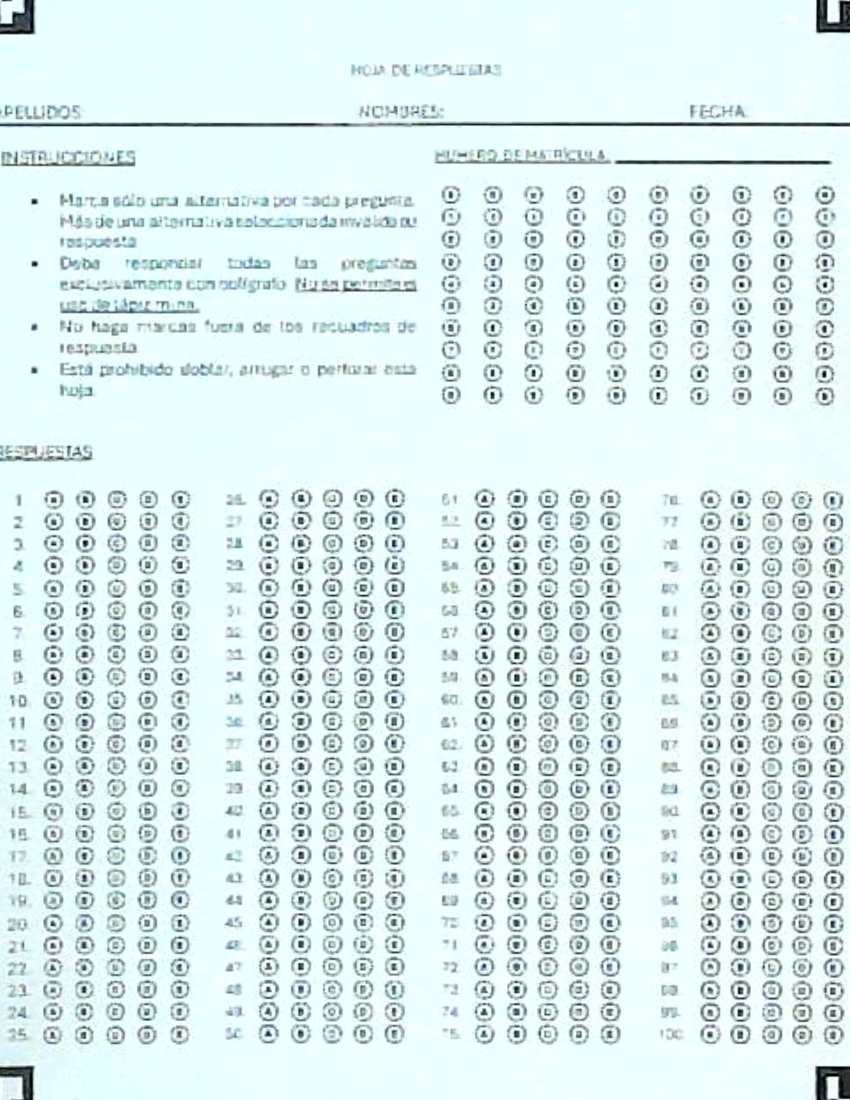
#> input picture calibration_image.jpg, 1700 x 2200 px (shown at 1/2 size)
$ python calibration_tool.py
#> lines starting #> are read from the running program, lines starting #| are printed output that depends on the picture; after the words box and inside, x2 and y2 are one past the last pixel; in counts of white or black regions, pixels touching at a corner belong together
"""
Herramienta de calibración para detectar posiciones de círculos en la hoja de respuestas.

Este script permite marcar manualmente puntos clave en la hoja de respuestas
y genera automáticamente las coordenadas de todos los círculos mediante interpolación.

NOTA: Este archivo es temporal y será eliminado en la versión final.

Uso:
1. Ejecutar: python calibration_tool.py
2. Seguir las instrucciones en pantalla para marcar puntos clave
3. El script generará config/calibration_data.json

Author: Gerson
Date: 2025
"""

import cv2
import json
import numpy as np
from pathlib import Path

class CalibrationTool:
    """
    Herramienta interactiva para calibrar posiciones de círculos en la hoja de respuestas.
    """

    def __init__(self, image_path: str):
        """
        Inicializa la herramienta de calibración.

        Args:
            image_path: Ruta a la imagen de calibración (hoja en blanco corregida)
        """
#> called with image_path = 'calibration_image.jpg'
        self.image_path = image_path
        self.image = cv2.imread(image_path)
#> self.image is the input picture: shape (2200, 1700, 3); mean B, G, R 236.1, 236.1, 218.5

        if self.image is None:
            raise FileNotFoundError(f"No se pudo cargar la imagen: {image_path}")

        self.display_image = self.image.copy()
        self.points = {}
        self.current_step = 0

        # Pasos de calibración
        self.steps = [
            # Matrícula (4 puntos)
            {
                'name': 'matricula_top_left',
                'description': 'MATRÍCULA: Columna 1, Dígito 0 (esquina superior izquierda)',
                'color': (0, 255, 0)  # Verde
            },
            {
                'name': 'matricula_top_right',
                'description': 'MATRÍCULA: Columna 10, Dígito 0 (esquina superior derecha)',
                'color': (255, 0, 0)  # Azul
            },
            {
                'name': 'matricula_bottom_left',
                'description': 'MATRÍCULA: Columna 1, Dígito 9 (esquina inferior izquierda)',
                'color': (0, 165, 255)  # Naranja
            },
            {
                'name': 'matricula_bottom_right',
                'description': 'MATRÍCULA: Columna 10, Dígito 9 (esquina inferior derecha)',
                'color': (0, 255, 255)  # Amarillo
            },
            # Columna 1: Preguntas 1-25
            {
                'name': 'respuestas_p1_a',
                'description': 'COLUMNA 1: Pregunta 1, Alternativa A',
                'color': (255, 0, 255)  # Magenta
            },
            {
                'name': 'respuestas_p1_e',
                'description': 'COLUMNA 1: Pregunta 1, Alternativa E',
                'color': (255, 255, 0)  # Cyan
            },
            {
                'name': 'respuestas_p25_a',
                'description': 'COLUMNA 1: Pregunta 25, Alternativa A',
                'color': (128, 0, 128)  # Púrpura
            },
            # Columna 2: Preguntas 26-50
            {
                'name': 'respuestas_p26_a',
                'description': 'COLUMNA 2: Pregunta 26, Alternativa A',
                'color': (255, 128, 0)  # Naranja
            },
            {
                'name': 'respuestas_p26_e',
                'description': 'COLUMNA 2: Pregunta 26, Alternativa E',
                'color': (128, 255, 0)  # Verde lima
            },
            {
                'name': 'respuestas_p50_a',
                'description': 'COLUMNA 2: Pregunta 50, Alternativa A',
                'color': (0, 128, 128)  # Verde azulado
            },
            # Columna 3: Preguntas 51-75
            {
                'name': 'respuestas_p51_a',
                'description': 'COLUMNA 3: Pregunta 51, Alternativa A',
                'color': (128, 128, 255)  # Azul claro
            },
            {
                'name': 'respuestas_p51_e',
                'description': 'COLUMNA 3: Pregunta 51, Alternativa E',
                'color': (255, 128, 128)  # Rosa
            },
            {
                'name': 'respuestas_p75_a',
                'description': 'COLUMNA 3: Pregunta 75, Alternativa A',
                'color': (128, 255, 255)  # Cyan claro
            },
            # Columna 4: Preguntas 76-100
            {
                'name': 'respuestas_p76_a',
                'description': 'COLUMNA 4: Pregunta 76, Alternativa A',
                'color': (255, 255, 128)  # Amarillo claro
            },
            {
                'name': 'respuestas_p76_e',
                'description': 'COLUMNA 4: Pregunta 76, Alternativa E',
                'color': (128, 128, 128)  # Gris
            },
            {
                'name': 'respuestas_p100_a',
                'description': 'COLUMNA 4: Pregunta 100, Alternativa A',
                'color': (0, 128, 255)  # Naranja claro
            },
        ]

        # Radio aproximado de los círculos (lo calcularemos después)
        self.circle_radius = 12  # Valor inicial, ajustable

        # Configuración de la ventana
        self.window_name = 'Calibración - Test Scanner'
        self.scale_factor = 0.5  # Factor para escalar la imagen en pantalla

    # [47 lines left out: function mouse_callback, not called in this run]

    def run(self):
        """
        Ejecuta la herramienta de calibración de forma interactiva.

        Returns:
            True si se guardó la calibración, False si se canceló
        """
        print("=" * 60)
        print("HERRAMIENTA DE CALIBRACIÓN - TEST SCANNER")
        print("=" * 60)
        print("\nInstrucciones:")
        print("1. Haz click en el CENTRO de cada círculo cuando se te indique")
        print("2. Los puntos se marcarán en diferentes colores")
        print("3. Si te equivocas, presiona 'r' para reiniciar")
        print("4. Al terminar, presiona 's' para guardar")
        print("5. Presiona 'ESC' para cancelar")
        print("\nNOTA: Haz click en el CENTRO exacto de cada círculo para")
        print("      mayor precisión en la detección automática.")
        print("=" * 60)

        # Escalar imagen para mostrar en pantalla
        self.display_image = cv2.resize(
            self.image,
            None,
            fx=self.scale_factor,
            fy=self.scale_factor,
            interpolation=cv2.INTER_LINEAR
        )
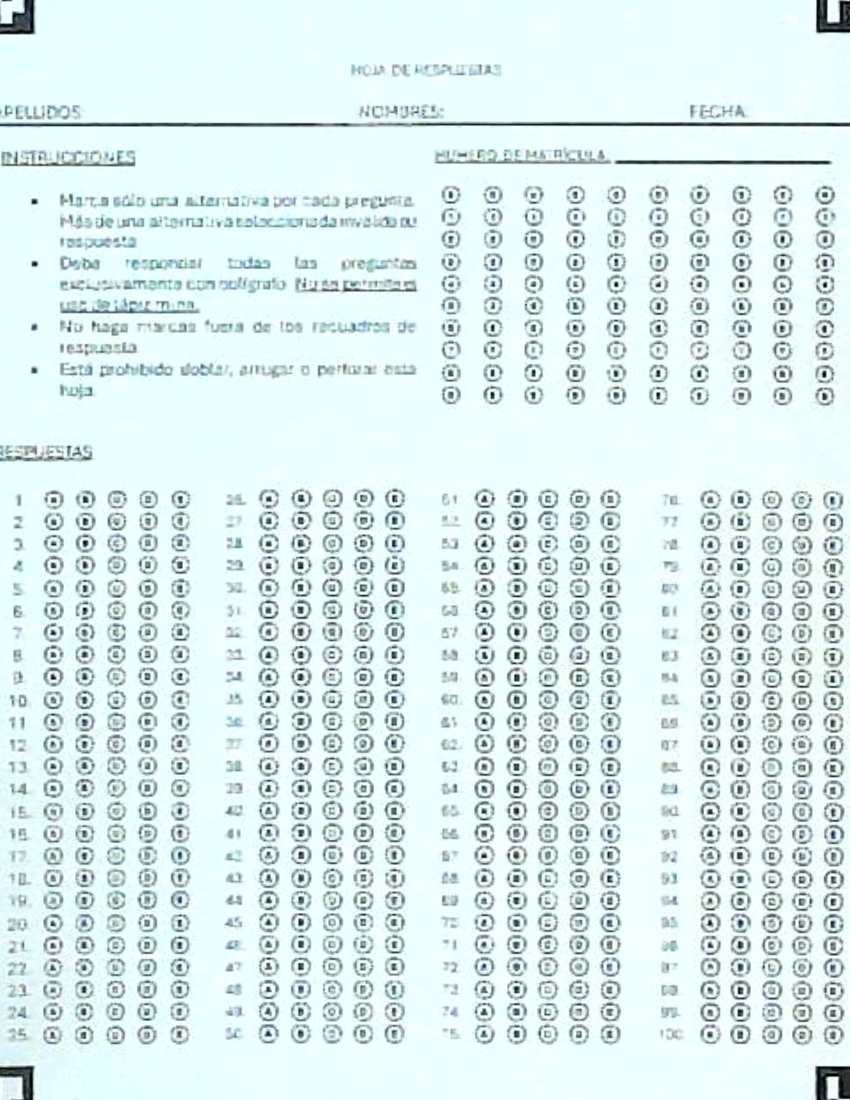
#> self.display_image: shape (1100, 850, 3); mean B, G, R 236.2, 236.2, 218.6

        # Crear ventana y configurar callback
        cv2.namedWindow(self.window_name)
        cv2.setMouseCallback(self.window_name, self.mouse_callback)

        # Mostrar primer paso
        print(f"\n[{self.current_step + 1}/{len(self.steps)}] {self.steps[self.current_step]['description']}")

        while True:
            # Mostrar imagen
            display = self.display_image.copy()

            # Agregar instrucciones en pantalla
            if self.current_step < len(self.steps):
                step_text = f"Paso {self.current_step + 1}/{len(self.steps)}"
                cv2.putText(display, step_text, (10, 30),
                           cv2.FONT_HERSHEY_SIMPLEX, 0.7, (255, 255, 255), 2)
#> display: shape (1100, 850, 3); 0.08% of pixels changed, all inside (x1, y1, x2, y2) = (12, 12, 132, 37)
                cv2.putText(display, self.steps[self.current_step]['description'], (10, 60),
                           cv2.FONT_HERSHEY_SIMPLEX, 0.5, (255, 255, 255), 1)
#> display: shape (1100, 850, 3); mean B, G, R 236.2, 236.2, 218.7
            else:
                cv2.putText(display, "Calibracion completa - 's' para guardar, 'r' para reiniciar", (10, 30),
                           cv2.FONT_HERSHEY_SIMPLEX, 0.6, (0, 255, 0), 2)

            cv2.imshow(self.window_name, display)

            # Manejar teclas
            key = cv2.waitKey(1) & 0xFF
#> (key Esc is pressed here)

            if key == 27:  # ESC
                print("\n✗ Calibración cancelada")
                cv2.destroyAllWindows()
                return False

            elif key == ord('r') or key == ord('R'):  # Reiniciar
                print("\n⟲ Reiniciando calibración...")
                self.points = {}
                self.current_step = 0
                self.display_image = cv2.resize(
                    self.image,
                    None,
                    fx=self.scale_factor,
                    fy=self.scale_factor,
                    interpolation=cv2.INTER_LINEAR
                )
                print(f"\n[{self.current_step + 1}/{len(self.steps)}] {self.steps[self.current_step]['description']}")

            elif key == ord('s') or key == ord('S'):  # Guardar
                if self.current_step >= len(self.steps):
                    cv2.destroyAllWindows()
                    return True
                else:
                    print(f"✗ Debes completar todos los pasos antes de guardar ({self.current_step}/{len(self.steps)})")

    # [231 lines left out: functions calculate_all_positions, calculate_matricula_positions, calculate_respuestas_positions, save_calibration, visualize_calibration, not called in this run]


def main():
    """Función principal de la herramienta de calibración."""
    calibration_image_path = "calibration_image.jpg"
    output_json_path = "config/calibration_data.json"

    # Verificar que existe la imagen de calibración
    if not Path(calibration_image_path).exists():
        print("=" * 60)
        print("ERROR")
        print("=" * 60)
        print(f"No se encontró la imagen: {calibration_image_path}")
        print("\nPrimero debes ejecutar:")
        print("  1. python test_aruco_detection.py")
        print("  2. Mostrar la hoja en blanco a la cámara")
        print("  3. Presionar 'c' para guardar calibration_image.jpg")
        print("=" * 60)
        return

    try:
        # Crear herramienta de calibración
        tool = CalibrationTool(calibration_image_path)

        # Ejecutar calibración interactiva
        if tool.run():
            # Guardar calibración
            tool.save_calibration(output_json_path)

            # Visualizar resultado
            tool.visualize_calibration()

            print("\n" + "=" * 60)
            print("¡CALIBRACIÓN COMPLETADA EXITOSAMENTE!")
            print("=" * 60)
            print(f"Archivo generado: {output_json_path}")
            print("\nYa puedes usar este archivo en el sistema de calificación.")
            print("El usuario final NO necesitará calibrar, este archivo")
            print("se incluirá con el programa.")
            print("=" * 60)
        else:
            print("\nCalibración cancelada. No se guardaron cambios.")

    except Exception as e:
        print(f"\n✗ Error durante la calibración: {str(e)}")
        import traceback
        traceback.print_exc()


if __name__ == "__main__":
    main()

$ run again, with calibration_image_from_pdf.jpg copied over calibration_image.jpg
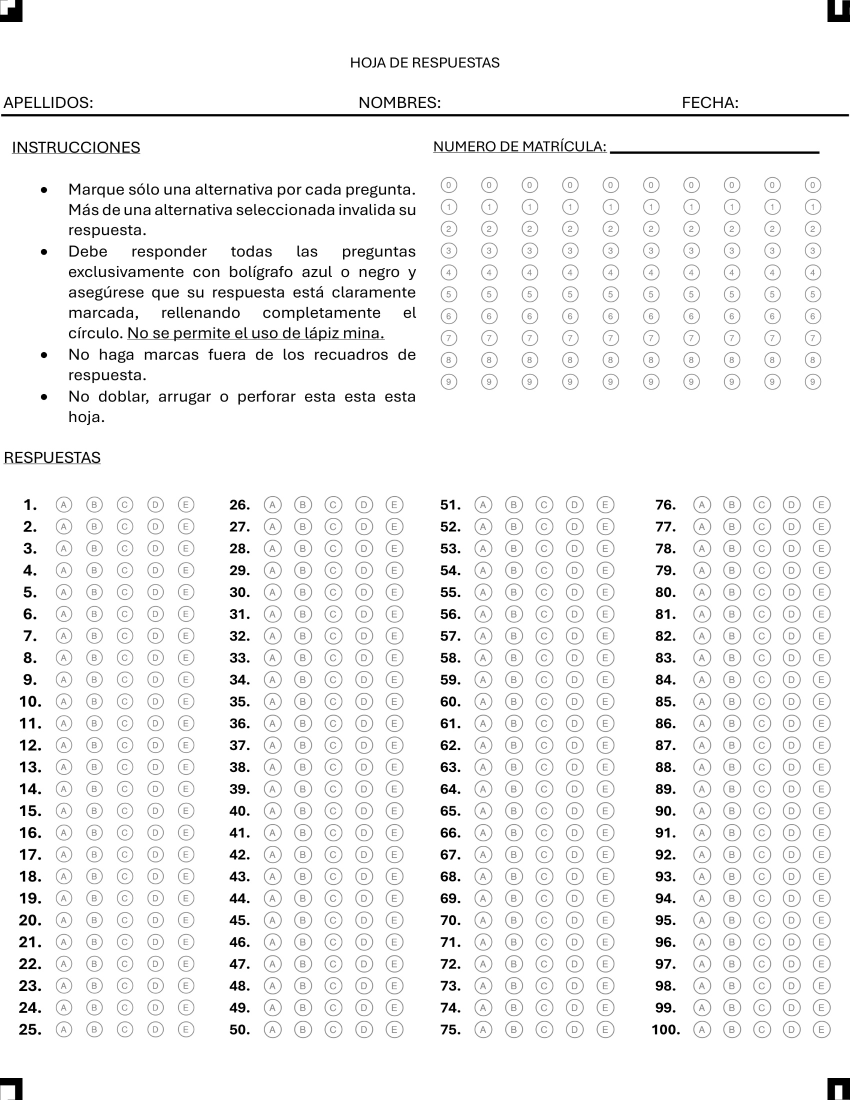
#> input picture calibration_image_from_pdf.jpg, 1700 x 2200 px (shown at 1/2 size)
#> in __init__, self.image is the input picture: shape (2200, 1700, 3); min 0, max 255, mean 243.7
#> in run, `self.display_image = cv2.resize( self.image, None, fx=self.scale_facto..`:
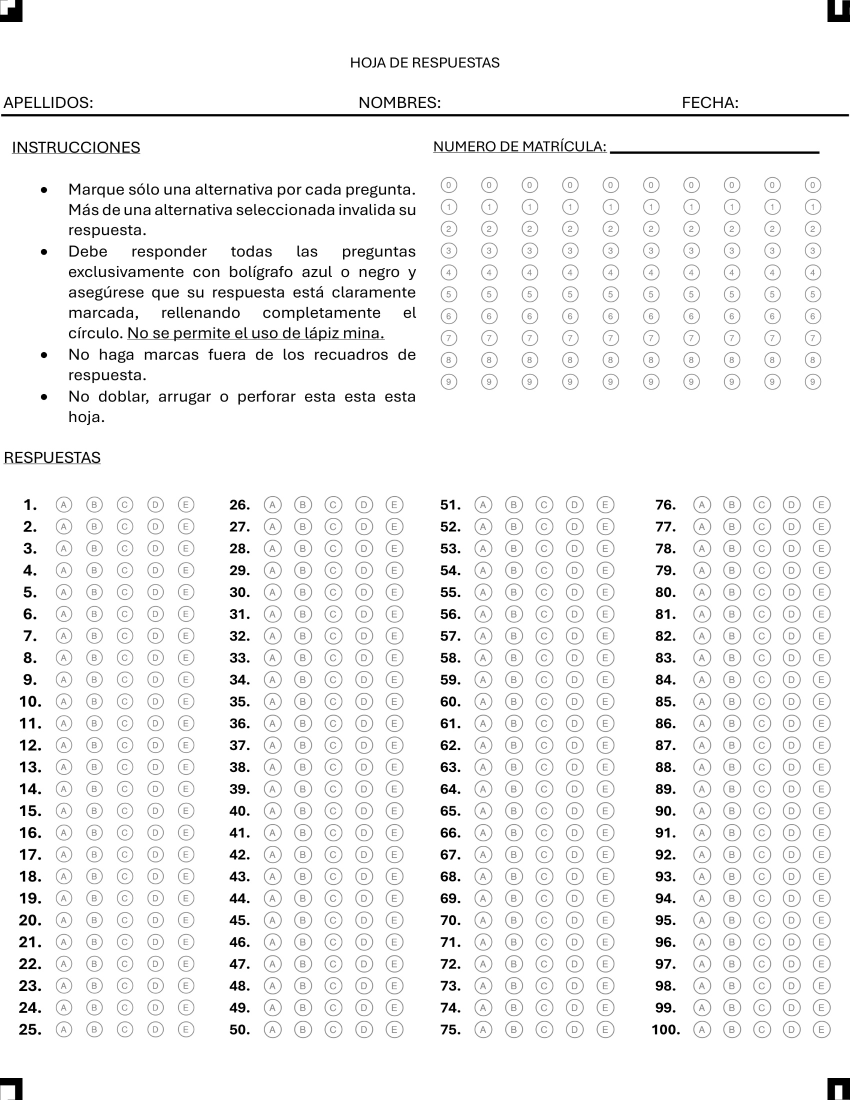
#> self.display_image: shape (1100, 850, 3); min 0, max 255, mean 243.8
